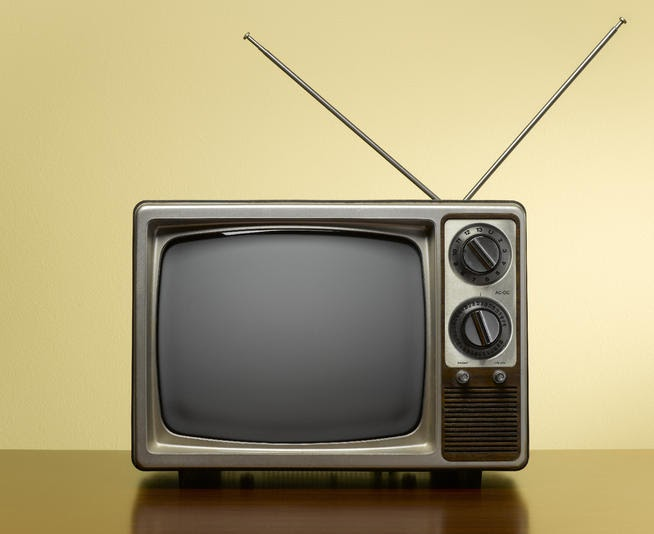
#> input picture 2/tv.jpeg, 654 x 534 px
$ jupyter execute Untitled.ipynb
#> lines starting #> are read from the running program, lines starting #| are printed output that depends on the picture; after the words box and inside, x2 and y2 are one past the last pixel; in counts of white or black regions, pixels touching at a corner belong together
[cell 1]
import cv2
import numpy as np
import matplotlib.pyplot as plt
import random

[cell 2]
image = cv2.imread('tv.jpeg' , cv2.IMREAD_GRAYSCALE)
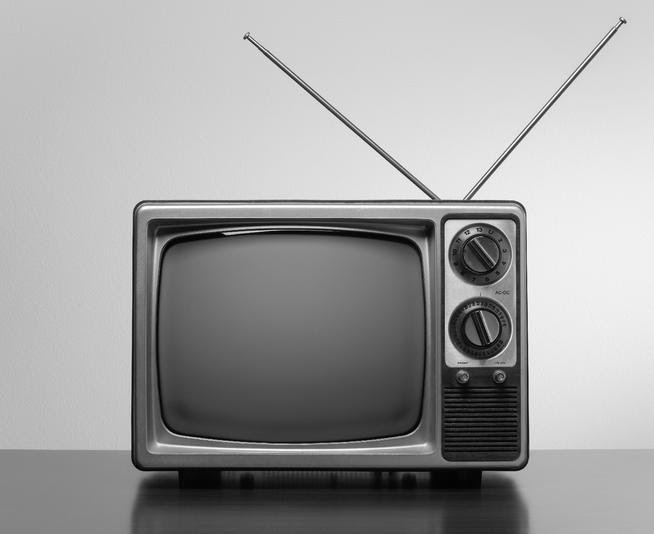
#> image: shape (534, 654); min 0, max 255, mean 159.4
rows , columns = image.shape
#> rows = 534; columns = 654
print(image.shape)
#| (534, 654)
plt.imshow(image,cmap = 'gray')

[cell 3]
roi = image[rows //2 -30 : rows // 2 + 160 , columns //2 -170 : columns //2 + 100]
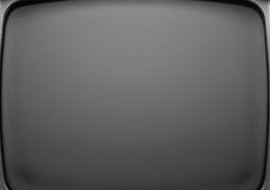
#> roi: shape (190, 270); min 0, max 202, mean 94.5
roi_rows , roi_columns = roi.shape
#> roi_rows = 190; roi_columns = 270
plt.imshow(roi , cmap = 'gray')

[cell 4]
number = 1

for i in range(1,roi_rows-1):
    for j in range(1,roi_columns-1):
        rndm = random.randint(0,5)

        if rndm < number :
            roi[i,j] = 0
        elif rndm > number:
            roi[i,j] = 255
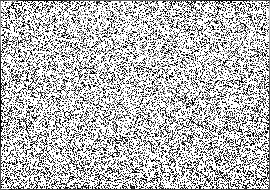
#> roi: shape (190, 270); min 0, max 255, mean 183.6

plt.imshow(roi,cmap = 'gray')

[cell 5]
image[rows //2 -30 : rows // 2 + 160 , columns //2 -170 : columns //2 + 100] = roi
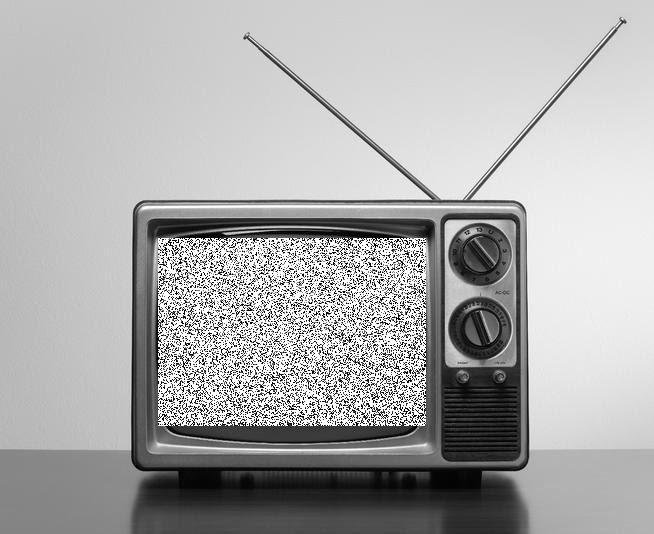
#> image: shape (534, 654); 12% of pixels changed, all inside (x1, y1, x2, y2) = (158, 238, 426, 426)

plt.imshow(image,cmap = 'gray')
cv2.imwrite('result.jpg' , image)
#> Out = True
